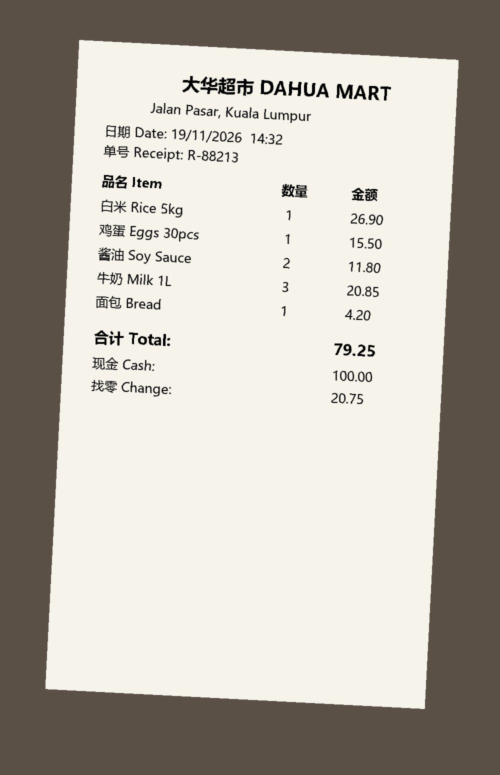
#> input picture samples/sample_receipt.jpg, 1000 x 1550 px (shown at 1/2 size)
$ python -i layout.py   (imports and definitions only)
#> lines starting #> are read from the running program, lines starting #| are printed output that depends on the picture; after the words box and inside, x2 and y2 are one past the last pixel; in counts of white or black regions, pixels touching at a corner belong together
"""Geometry-based table building from positioned OCR text.

The old offline path only saw rows of cell strings, so it could not tell an
empty cell from a missing column, and a wrapped description became a separate
"row". Here every OCR box keeps its position, which lets us:

  * straighten the page (phone photos): find the paper outline and warp it flat
  * cancel small rotations by measuring the text-box angle
  * use the table's header row as column anchors, so a blank cell stays blank
    instead of the next value sliding left
  * glue wrapped description lines back onto their row

Everything here is plain numpy/OpenCV (already pulled in by RapidOCR): no new
model and no new dependency.
"""
from __future__ import annotations

import math
import re
import statistics

import numpy as np

# Words that mark a table header. A header needs a few non-numeric cells; one of
# these words makes the choice much more reliable.
_HEAD_WORDS = re.compile(
    r"\b(no|item|items|code|description|desc|particulars|details|qty|quantity|unit|price|"
    r"rate|amount|amt|total|disc|discount|tax|uom|date|debit|credit|balance|ref|reference|"
    r"brand|model|sku)\b|品名|名称|数量|单价|金额|日期|摘要|借方|贷方|余额|规格|单位|编号|序号",
    re.I)
_STOP_WORDS = re.compile(
    r"^(sub\s*total|total|grand\s*total|net\s*total|amount\s*due|balance\s*due|tax|sst|gst|vat|"
    r"rounding|合计|总计|小计|应付|税)", re.I)
_NUM = re.compile(r"^[-+(]?\s*(RM|\$|USD|MYR|S\$|€|£|¥)?\s*[\d][\d,]*(\.\d+)?\)?%?$", re.I)


def is_num(text: str) -> bool:
    return bool(_NUM.match(text.replace(" ", "")))


# ---------------------------------------------------------------- page warp
def flatten_page(img: np.ndarray) -> np.ndarray:
    """If the photo shows a sheet of paper on a darker background, warp the
    sheet to a flat rectangle. Returns the input unchanged when no clear
    four-cornered page is found (scans, screenshots, PDFs)."""
    q = bright_page_quad(img)
    return img if q is None else warp_quad(img, q)


def bright_page_quad(img: np.ndarray):
    """Corners of the large bright region (paper on a darker desk), or None."""
    try:
        import cv2
    except ImportError:
        return None
    h, w = img.shape[:2]
#> h = 1550; w = 1000
    scale = 1000 / max(h, w)
#> scale = 0.645
    small = cv2.resize(img, (int(w * scale), int(h * scale))) if scale < 1 else img.copy()
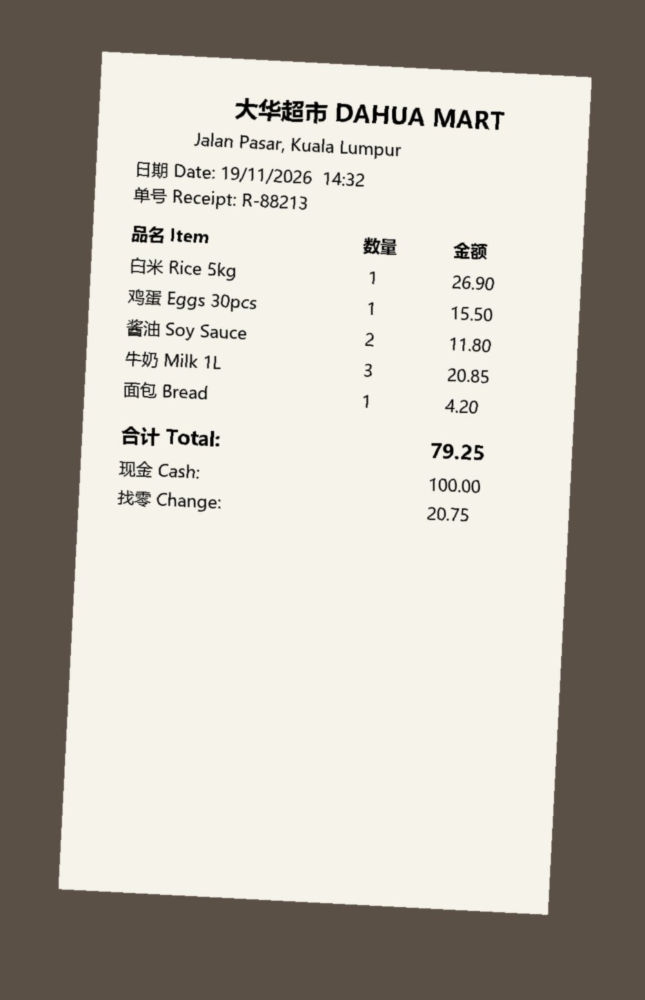
#> small: shape (1000, 645, 3); mean R, G, B 185.3, 179.8, 170.6
    if scale >= 1:
        scale = 1.0
    gray = cv2.cvtColor(small, cv2.COLOR_RGB2GRAY)
    gray = cv2.GaussianBlur(gray, (5, 5), 0)
    # Paper is the large bright region; Otsu separates it from the background.
    _, mask = cv2.threshold(gray, 0, 255, cv2.THRESH_BINARY + cv2.THRESH_OTSU)
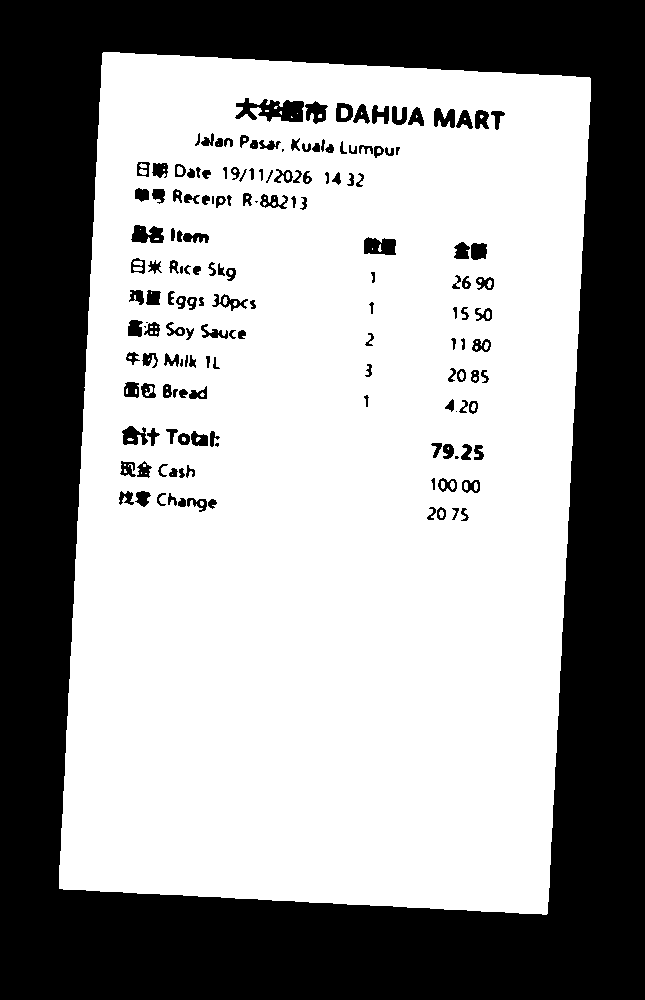
#> mask: shape (1000, 645); 61.4% white; 164 black regions (9 under 20 px), largest, box (x1, y1, x2, y2) and area: (0, 0, 645, 1000) 233885, (235, 98, 304, 122) 991, (364, 237, 396, 255) 458
    mask = cv2.morphologyEx(mask, cv2.MORPH_CLOSE, np.ones((15, 15), np.uint8))
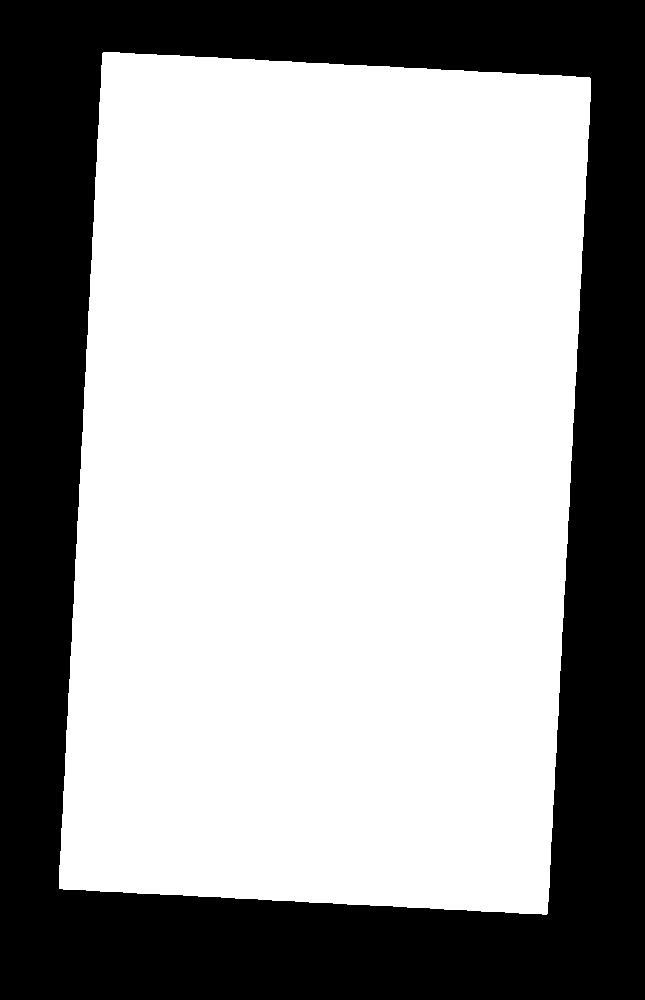
#> mask: shape (1000, 645); 63.7% white; 1 black region
    contours, _ = cv2.findContours(mask, cv2.RETR_EXTERNAL, cv2.CHAIN_APPROX_SIMPLE)
#> contours = 1 contour; box (x1, y1, x2, y2) and area: (59, 52, 591, 915) 409794
    if not contours:
        return None
    c = max(contours, key=cv2.contourArea)
#> c = contour of 281 points, box (x1, y1, x2, y2) (59, 52, 591, 915), area 409794
    area = cv2.contourArea(c)
#> area = 409794
    sh, sw = small.shape[:2]
#> sh = 1000; sw = 645
    if area < 0.25 * sh * sw or area > 0.97 * sh * sw:
        return None  # no page edge visible (already a scan) or page is tiny
    approx = cv2.approxPolyDP(c, 0.02 * cv2.arcLength(c, True), True)
#> approx = [[103, 52], [59, 888], [546, 914], [590, 78]]
#> in flatten_page, `q = bright_page_quad(img)`: q = [[159.7, 80.6], [91.45, 1376.4], [846.3, 1416.7], [914.5, 120.9]]
    if len(approx) != 4 or not cv2.isContourConvex(approx):
        return None
    return approx.reshape(4, 2).astype("float32") / scale


def plausible_page(q: np.ndarray) -> bool:
    """A photographed sheet: four distinct corners (tl, tr, br, bl), every
    corner roughly square (perspective allowed) and opposite sides of similar
    length. Rejects outlines that would twist the page when warped."""
    if len({tuple(np.round(p, 1)) for p in q}) < 4:
        return False
    sides = [np.linalg.norm(q[(i + 1) % 4] - q[i]) for i in range(4)]
    if min(sides) < 1 or min(sides[0], sides[2]) / max(sides[0], sides[2]) < 0.6 \
            or min(sides[1], sides[3]) / max(sides[1], sides[3]) < 0.6:
        return False
    for i in range(4):
        a, b = q[i - 1] - q[i], q[(i + 1) % 4] - q[i]
        cos = float(np.dot(a, b) / (np.linalg.norm(a) * np.linalg.norm(b)))
        if not -0.45 < cos < 0.45:  # corner angle outside ~63..117 degrees
            return False
    return True


def warp_quad(img: np.ndarray, pts: np.ndarray) -> np.ndarray:
    """Warp the four-cornered region `pts` (any order, image coordinates) to a
    straight rectangle. Returns `img` unchanged for implausible shapes."""
    import cv2
    pts = np.asarray(pts, dtype="float32").reshape(4, 2)
#> pts has the same summary as q in flatten_page
    s, d = pts.sum(1), np.diff(pts, axis=1).ravel()
#> s = [240.3, 1467.8, 2263, 1035.4]; d = [-79.05, 1285, 570.4, -793.6]
    tl, br = pts[np.argmin(s)], pts[np.argmax(s)]
#> tl = [159.7, 80.6]; br = [846.3, 1416.7]
    tr, bl = pts[np.argmin(d)], pts[np.argmax(d)]
#> tr = [914.5, 120.9]; bl = [91.45, 1376.4]
    if not plausible_page(np.array([tl, tr, br, bl])):
#> in plausible_page, `sides = [np.linalg.norm(q[(i + 1) % 4] - q[i]) for i in range(4)]`: sides = [755.9, 1297.6, 755.9, 1297.6]
#> the loop in plausible_page, `for i in range(4):` made 4 passes
#> (a, b, cos) on passes 1 to 4: ([-68.2, 1295.8], [754.8, 40.3], 0.000754), ([-754.8, -40.3], [-68.2, 1295.8], -0.000754), ([68.2, -1295.8], [-754.9, -40.3], 0.000754), ([754.9, 40.3], [68.2, -1295.8], -0.000754)
        return img
    wid = int(max(np.linalg.norm(br - bl), np.linalg.norm(tr - tl)))
#> wid = 755
    hei = int(max(np.linalg.norm(tr - br), np.linalg.norm(tl - bl)))
#> hei = 1297
    if wid < 200 or hei < 200 or not (0.2 < wid / hei < 5):
        return img
    m = cv2.getPerspectiveTransform(np.array([tl, tr, br, bl], dtype="float32"),
                                    np.array([[0, 0], [wid - 1, 0], [wid - 1, hei - 1], [0, hei - 1]],
                                             dtype="float32"))
#> m = [[0.996, 0.0524, -163.2], [-0.0532, 0.997, -71.89], [4.83e-11, 5.99e-11, 1]]
    return cv2.warpPerspective(img, m, (wid, hei), flags=cv2.INTER_CUBIC, borderValue=(255, 255, 255))
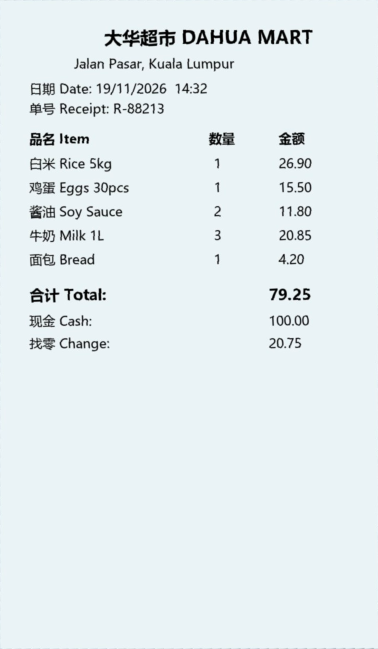
#> returned value: shape (1297, 755, 3) (shown at 1/2 size); mean of channels 0, 1, 2 239.5, 236.5, 227.8; drawn as B, G, R


# ---------------------------------------------------------------- OCR boxes
# [46 lines left out: functions items_from_ocr, group_lines, not called in this run]


def _yc(line: list[dict]) -> float:
    return sum((i["y0"] + i["y1"]) / 2 for i in line) / len(line)


def _overlap(a0, a1, b0, b1) -> float:
    return max(0.0, min(a1, b1) - max(a0, b0))


# ---------------------------------------------------------------- table
# [42 lines left out: functions _header_score, _assign, _join, not called in this run]


def _cjk(ch: str) -> bool:
    return bool(ch) and "　" <= ch <= "鿿"


# [147 lines left out: functions build_table, _close_groups, _header_cols, _reading_order, _merge_boxes, not called in this run]


def lines_to_rows(items: list[dict]) -> list[list[str]]:
    """Plain rows of cells (for the AI prompt and the OCR text tab)."""
    return [[_join(g) for g in _close_groups(ln)] for ln in group_lines(items)]

>>> import cv2
>>> picture = cv2.cvtColor(cv2.imread('../samples/sample_receipt.jpg'), cv2.COLOR_BGR2RGB)
>>> result = flatten_page(picture)
